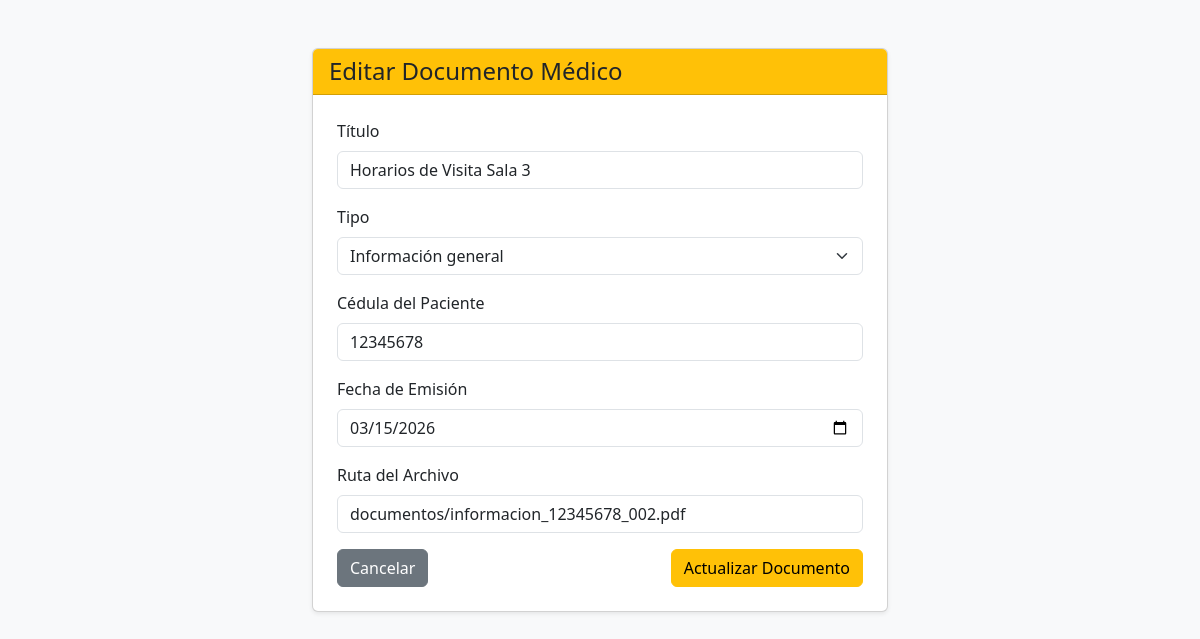
Page /Hospital/editar_documento.php?id=2 on the committed database.
### tables this page shows
CREATE TABLE `documento` (
  `id` int(11) NOT NULL,
  `titulo` varchar(150) NOT NULL,
  `tipo` enum('indicacion','informacion') NOT NULL,
  `cedula_paciente` varchar(8) NOT NULL,
  `fecha_emision` date NOT NULL,
  `ruta_archivo` varchar(255) NOT NULL,
  `activo` tinyint(1) NOT NULL DEFAULT 1
);

### Hospital/editar_documento.php (the view, shortened to what this page needs)
<?php
require_once "conexion.php";
$id = $_GET['id'] ?? $_POST['id'] ?? null;
if ($_SERVER["REQUEST_METHOD"] === "GET") {
    $stmt = $conexion->prepare("SELECT * FROM documento WHERE id = ? AND activo = 1");
    $stmt->bind_param("i", $id);
    $stmt->execute();
    $res = $stmt->get_result();
    if ($res->num_rows === 1) {
        $doc = $res->fetch_assoc();
        $titulo = $doc['titulo'];
        $tipo = $doc['tipo'];
        $cedula_paciente = $doc['cedula_paciente'];
        $fecha_emision = $doc['fecha_emision'];
        $ruta_archivo = $doc['ruta_archivo'];
    } else {
        header("Location: documentos.php");
        exit();
    }
}
?>
<!DOCTYPE html>
<html lang="es">
<head>
    <link href="https://cdn.jsdelivr.net/npm/bootstrap@5.3.0/dist/css/bootstrap.min.css" rel="stylesheet">
</head>
<body class="bg-light">
<div class="container my-5" style="max-width: 600px;">
    <div class="card shadow-sm">
        <div class="card-header bg-warning text-dark">
            <h4 class="mb-0">Editar Documento Médico</h4>
        </div>
        <div class="card-body p-4">
            <form method="POST" action="editar_documento.php">
                <div class="mb-3">
                    <label class="form-label">Título</label>
                    <input type="text" name="titulo" class="form-control" value="<?php echo htmlspecialchars($titulo); ?>" required>
                </div>
                <div class="mb-3">
                    <label class="form-label">Tipo</label>
                    <select name="tipo" class="form-select" required>
                        <option value="informacion" <?php if ($tipo === 'informacion') echo 'selected'; ?>>Información general</option>
                    </select>
                </div>
                <div class="mb-3">
                    <label class="form-label">Cédula del Paciente</label>
                    <input type="text" name="cedula_paciente" class="form-control" value="<?php echo htmlspecialchars($cedula_paciente); ?>" required>
                </div>
                <div class="mb-3">
                    <label class="form-label">Fecha de Emisión</label>
                    <input type="date" name="fecha_emision" class="form-control" value="<?php echo htmlspecialchars($fecha_emision); ?>" required>
                </div>
                <div class="mb-3">
                    <label class="form-label">Ruta del Archivo</label>
                    <input type="text" name="ruta_archivo" class="form-control" value="<?php echo htmlspecialchars($ruta_archivo); ?>" required>
                </div>
                <div class="d-flex justify-content-between">
                    <a href="documentos.php" class="btn btn-secondary">Cancelar</a>
                    <button type="submit" class="btn btn-warning">Actualizar Documento</button>
                </div>
            </form>
        </div>
    </div>
</div>
</body>
</html>

### rows in the picture
documento: titulo "Horarios de Visita Sala 3", tipo "Información general", cedula_paciente "12345678", fecha_emision "03/15/2026", ruta_archivo "documentos/informacion_12345678_002.pdf"
